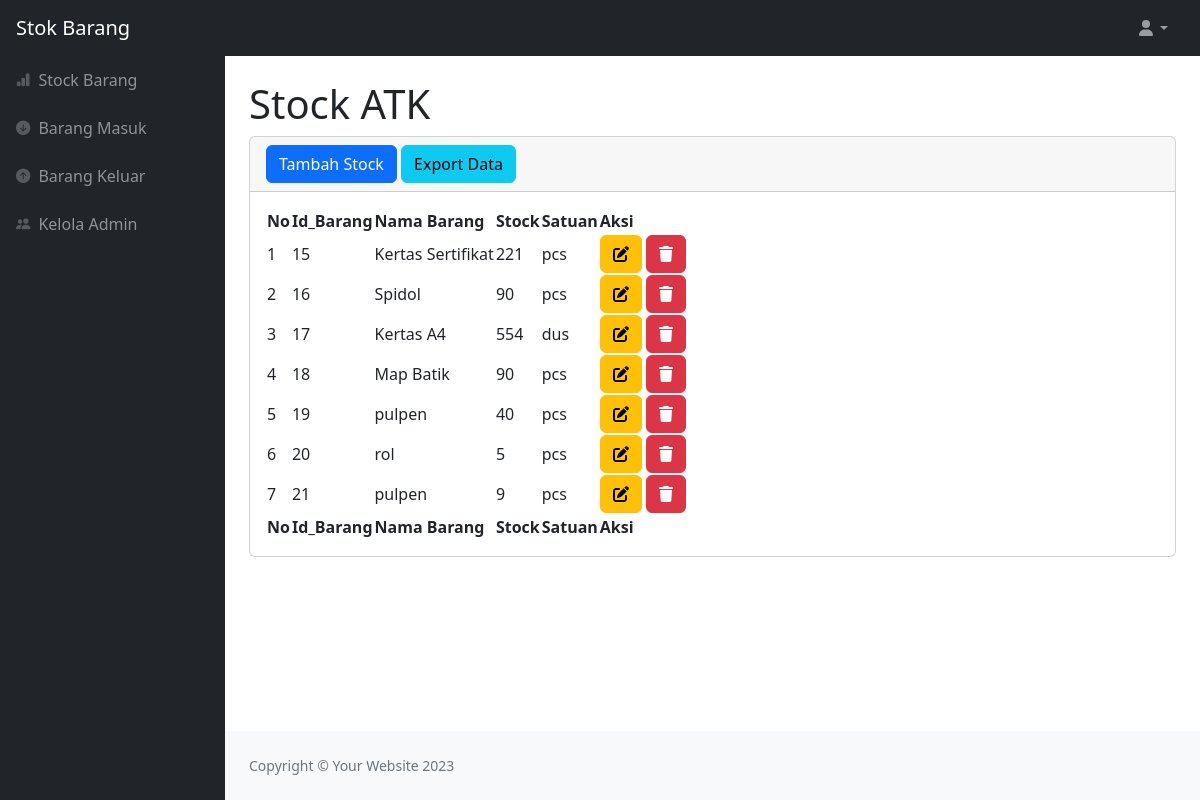
The page /stock.php on the database its author committed.
### tables this page shows
CREATE TABLE IF NOT EXISTS `stock` (
  `idbarang` int(11) NOT NULL AUTO_INCREMENT,
  `namabarang` varchar(50) NOT NULL,
  `stock` text NOT NULL,
  `satuan` text NOT NULL,
  PRIMARY KEY (`idbarang`)
);

### stock.php (the view, shortened to what this page needs)
<?php
require 'proses/koneksi.php';
?>
<!DOCTYPE html>
<html lang="en">
<head>
    <link href="https://cdn.jsdelivr.net/npm/simple-datatables@7.1.2/dist/style.min.css" rel="stylesheet" />
    <link href="css/styles.css" rel="stylesheet" />
    <link rel="stylesheet" href="https://cdn.jsdelivr.net/npm/bootstrap-icons@1.6.1/font/bootstrap-icons.css">
</head>
<body class="sb-nav-fixed">
    <nav class="sb-topnav navbar navbar-expand navbar-dark bg-dark">
        <a class="navbar-brand ps-3">Stok Barang</a>
        <ul class="navbar-nav ms-auto ms-md-0 me-3 me-lg-4">
            <li class="nav-item dropdown">
                <a class="nav-link dropdown-toggle" id="navbarDropdown" href="#" role="button" data-bs-toggle="dropdown"
                    aria-expanded="false"><i class="fas fa-user fa-fw"></i></a>
            </li>
        </ul>
    </nav>
    <div id="layoutSidenav">
        <div id="layoutSidenav_nav">
            <nav class="sb-sidenav accordion sb-sidenav-dark" id="sidenavAccordion">
                <div class="sb-sidenav-menu">
                    <div class="nav">
                        <a class="nav-link" href="stock.php">
                            <div class="sb-nav-link-icon"><i class="bi bi-bar-chart-fill"></i></div> Stock Barang
                        </a>
                        <a class="nav-link" href="masuk.php">
                            <div class="sb-nav-link-icon"><i class="bi bi-arrow-down-circle-fill"></i></div> Barang
                            Masuk
                        </a>
                        <a class="nav-link" href="keluar.php">
                            <div class="sb-nav-link-icon"><i class="bi bi-arrow-up-circle-fill"></i></i></div> Barang
                            Keluar
                        </a>
                        <a class="nav-link" href="keloladm.php">
                            <div class="sb-nav-link-icon"><i class="bi bi-people-fill"></i></i></div> Kelola Admin
                        </a>
                    </div>
                </div>
            </nav>
        </div>
        <div id="layoutSidenav_content">
            <main>
                <div class="container-fluid px-4">
                    <h1 class="mt-4">Stock ATK</h1>
                    <div class="card mb-4">
                        <div class="card-header"> <button type="button" class="btn btn-primary" data-bs-toggle="modal"
                                data-bs-target="#ModalTambah"> Tambah Stock</button>
                            <a href="export.php" class="btn btn-info">Export Data</a>
                        </div>
                        <div class="card-body">
                            <table id="datatablesSimple">
                                <thead>
                                    <tr>
                                        <th>No</th>
                                        <th>Id_Barang</th>
                                        <th>Nama Barang</th>
                                        <th>Stock</th>
                                        <th>Satuan</th>
                                        <th>Aksi</th>
                                    </tr>
                                </thead>
                                <tfoot>
                                    <tr>
                                        <th>No</th>
                                        <th>Id_Barang</th>
                                        <th>Nama Barang</th>
                                        <th>Stock</th>
                                        <th>Satuan</th>
                                        <th>Aksi</th>
                                    </tr>
                                </tfoot>
                                <tbody>
                                    <?php
                                    $ambilsemuadatastock = mysqli_query($conn, "SELECT * from stock");
                                    $no = 0;
                                    while ($data = mysqli_fetch_array($ambilsemuadatastock)) {
                                        $no++;
                                        $idbarang = $data['idbarang'];
                                        $namabarang = $data['namabarang'];
                                        $stock = $data['stock'];
                                        $satuan = $data['satuan'];
                                        ?>
                                        <tr>
                                            <td>
                                                <?= $no; ?>
                                            </td>
                                            <td>
                                                <?= $idbarang; ?>
                                            </td>
                                            <td>
                                                <?= $namabarang; ?>
                                            </td>
                                            <td>
                                                <?= $stock; ?>
                                            </td>
                                            <td>
                                                <?= $satuan; ?>
                                            </td>
                                            <td>
                                                <button type="button" class="btn btn-warning" data-bs-toggle="modal"
                                                    data-bs-target="#ModalEdit<?php echo $no ?>">
                                                    <i class="fa-solid fa-pen-to-square"></i>
                                                </button>
                                                <button type="button" class="btn btn-danger" data-bs-toggle="modal"
                                                    data-bs-target="#ModalHapus<?php echo $no ?>">
                                                    <i<i class="fa-solid fa-trash"></i>
                                                </button>
                                            </td>
                                        </tr>
                                        <?php
                                    }
                                    ?>
                                </tbody>
                            </table>
                        </div>
                    </div>
                </div>
            </main>
            <footer class="py-4 bg-light mt-auto">
                <div class="container-fluid px-4">
                    <div class="d-flex align-items-center justify-content-between small">
                        <div class="text-muted">Copyright &copy; Your Website 2023</div>
                    </div>
                </div>
            </footer>
        </div>
    </div>
</body>
</html>

### rows shown on the page
stock: idbarang "15", namabarang "Kertas Sertifikat", stock "221", satuan "pcs"
stock: idbarang "16", namabarang "Spidol", stock "90", satuan "pcs"
stock: idbarang "17", namabarang "Kertas A4", stock "554", satuan "dus"
stock: idbarang "18", namabarang "Map Batik", stock "90", satuan "pcs"
stock: idbarang "19", namabarang "pulpen", stock "40", satuan "pcs"
stock: idbarang "20", namabarang "rol", stock "5", satuan "pcs"
stock: idbarang "21", namabarang "pulpen", stock "9", satuan "pcs"
